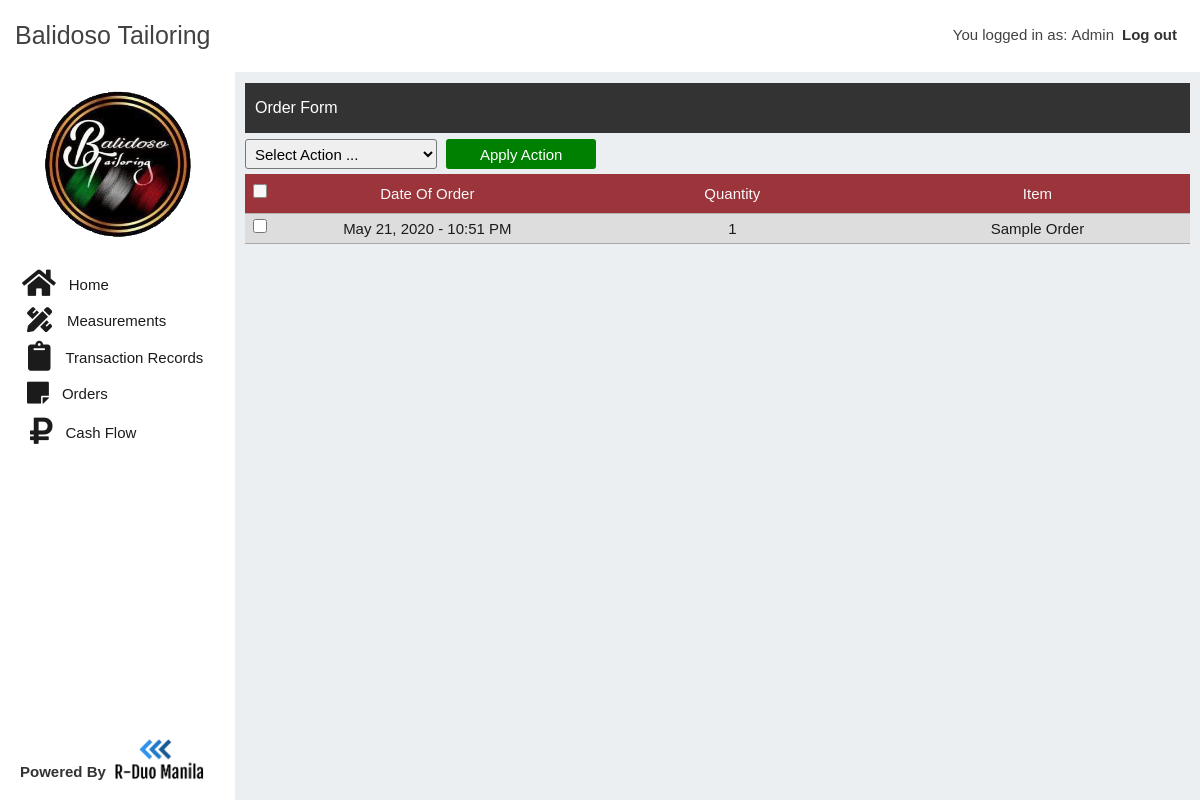
The app's page /orders.php (signed in), older data.
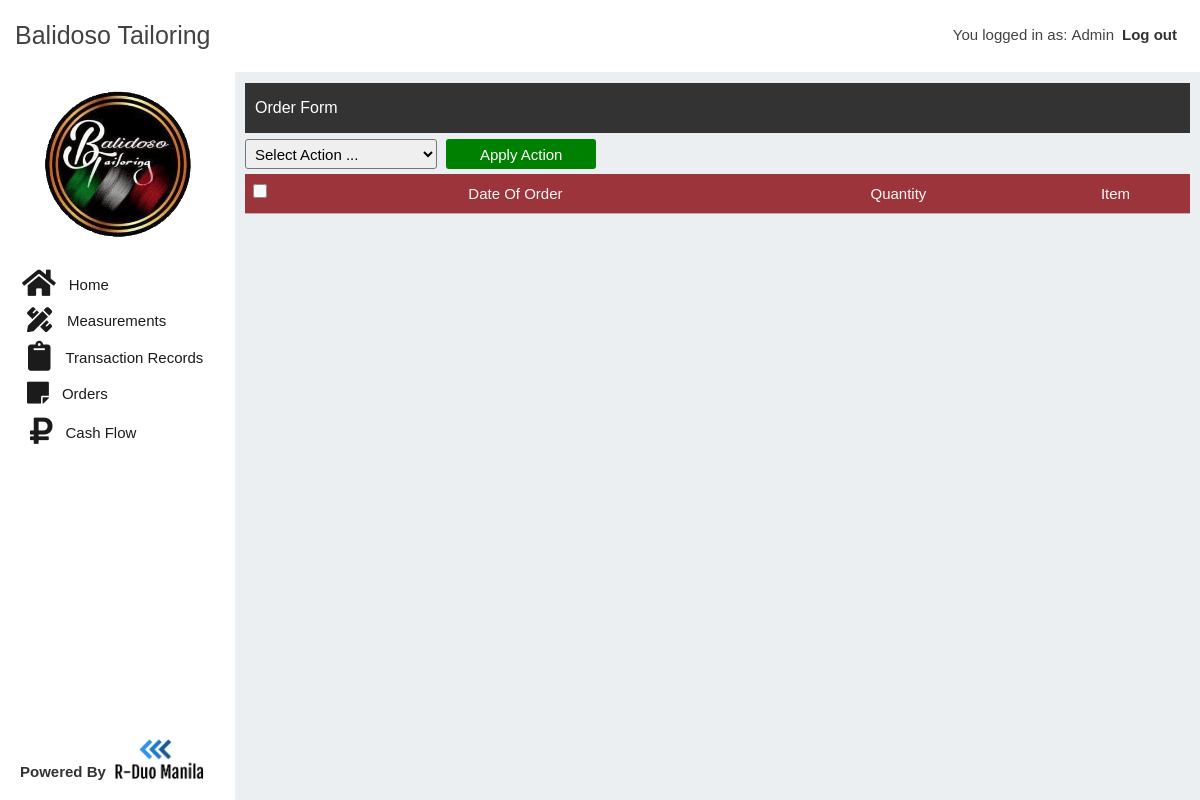
The same page, newer data.
### tables this page shows
CREATE TABLE `orders` (
  `id` int(100) NOT NULL,
  `ordered_date` varchar(255) NOT NULL,
  `ordered_by` varchar(100) NOT NULL,
  `qty` int(100) NOT NULL,
  `item_name` varchar(100) NOT NULL
);

### orders.php (the view, shortened to what this page needs)
<?php require 'views/header.php';
      require 'views/sidebar.php';
      include 'includes/handler.php';
?>
<div class="orders-container">
   <p class="title-orders" style="background: #333;">Order Form</p>
   <div class="order-wrapper">
      <form action="" method="POST" class="orders-form">
         <select name="select_option" id="" class="select">
            <option value="">Select Action ...</option>
         </select>
         <input type="submit" onClick="Javascript : return confirm('Are you sure you want to continue?')" name="apply_action" value="Apply Action" class="submit-order">
         <div class="orders-table">
            <table cellpadding="0" cellspacing="0" role="presentation">
               <thead>
                  <tr>
                     <th class="td-checkbox"><input class="checkbox-array" type="checkbox"></th>
                     <th>Date Of Order</th>
                     <th>Quantity</th>
                     <th>Item</th>
                  </tr>
               </thead>
               <tbody>
               <?php
                  $all_orders_query = "SELECT * FROM orders ORDER BY id DESC";
                  $all_orders_query_result = mysqli_query($connection, $all_orders_query);
                  while ($row = mysqli_fetch_assoc($all_orders_query_result)) {
                     $order_id = $row['id'];
                     $order_date = $row['ordered_date'];
                     $order_qty = $row['qty'];
                     $order_name = $row['item_name'];
                     ?>
                     <tr>
                        <td class="td-checkbox"><input type="checkbox" name="check_box_array[]" value="<?php echo $order_id; ?>" class="checkbox"></td>
                        <td><?php echo $order_date; ?></td>
                        <td><?php echo $order_qty; ?></td>
                        <td><?php echo $order_name; ?></td>
                     </tr>
               <?php }
               ?>
               </tbody>
            </table>
         </div>
      </form>
   </div>
</div>
<?php require 'views/footer.php'; ?>

Row changes from the older to the newer data that the page shows:
removed orders: ordered_date "May 21, 2020 - 10:51 PM", qty "1", item_name "Sample Order"
